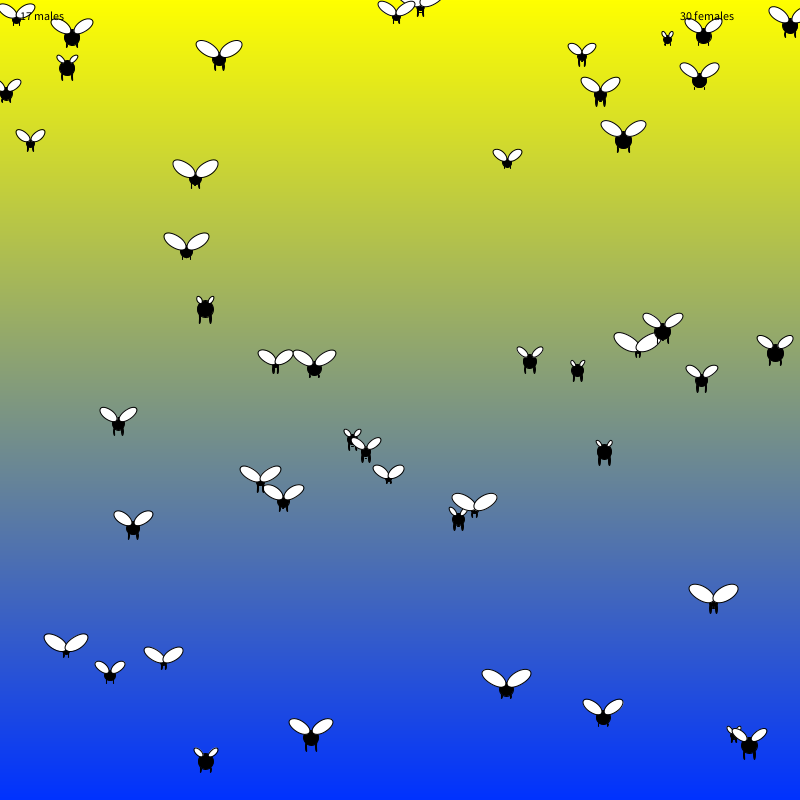
Frame 1 (no input)
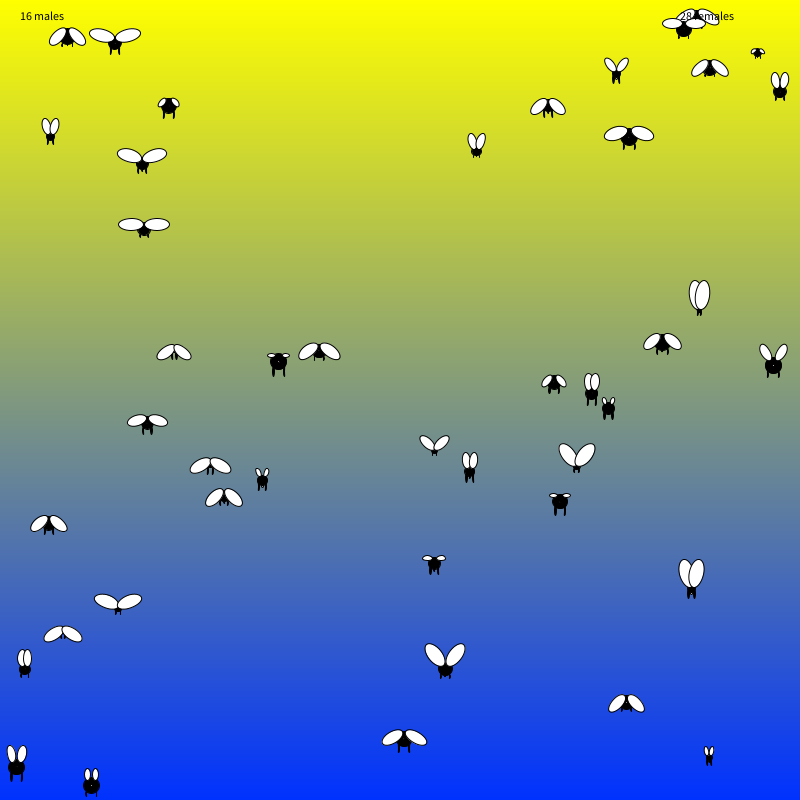
Frame 60 (the mouse pressed at the canvas centre just before this capture)
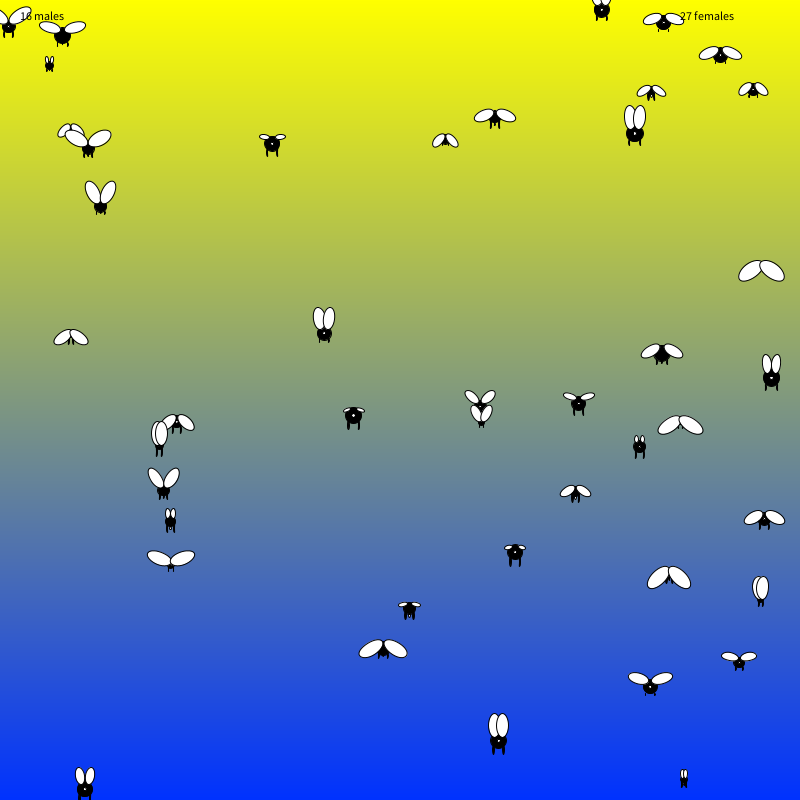
Frame 120 (the mouse held since frame 60 and released just before this capture)

The Processing sketch that drew these frames (run headless with seeded random() and noise(); from frame 60 on, the mouse is pressed at the canvas centre):

// Processing sketch: processing_154444
// ── processing_154444.pde

/*      Pierre MARZIN 07/2014
 *  An 'artificial simple evolution model'
 *  To survive, a bug must stay over the floor level
 *  and under the ceiling level (sketch vertical boundaries).
 *  The vertical speed are determined from legs, wings and belly sizes!
 *  Bugs are able to give birth when they reach a certain sexualmaturity
 *  There are males and females (I know, not very innovative) with stupid sexual characters^^
 *  Their wings will get more opaque with their sexual maturity or 'disponibility'
 *  They will give birth to one or two child(s) when they collide...
 *  Then they will not be able to procreate for a while!
 *  The physical properties of the child will be a 'noisified' average of its parents
 */
int nbeinit;//nbe of bugs
ArrayList <Bug>population;//population of bugs
PImage grad;//background gradient image
PGraphics panel;
String endtext;
int endtime;
boolean finished=false;
int nbefemales=0;//nbe of female bugs
int nbemales=0;//nbe of male bugs

void setup() {
  size(800, 800);
  panel=createGraphics(width/2, height/3);
  colorMode(RGB);
  color c1 = color(255, 255, 0);//first color of the gradient background
  color c2 = color(0, 50, 255);//second color of the gradient background
  grad = generateGradient(c1, c2, width, height);//background gradient image is generated
  colorMode(HSB, 360, 255, 255);
  ellipseMode(CENTER);
  nbeinit=15+int(random(50));//nbe of bugs is initialized
  nbemales=0;//nbe of male bugs is reset
  nbefemales=0;//nbe of female bugs is reset
  population=new ArrayList<Bug>();//population is initialized
  for (int i=0; i<nbeinit; i++) {//population is filled with new random bugs
    population.add(new Bug(new PVector(random(width), random(height)), 3+random(12), 5+random(12), 1+random(4), i));
  }
}
void draw() {
  background(255, 0, 255);//background erased
  image(grad, 0, 0);//background image is displayed
  for (int i = population.size ()-1; i >= 0; i--) {//at each frame, each bug's 'run' function is called
    population.get(i).run();
  }
  String tm=nbemales+" male";//nbe of males and females is displayed
  if (nbemales>1)tm+="s";
  String tf=nbefemales+" female";
  if (nbefemales>1)tf+="s";
  fill(0);
  text(tm, 20, 20);
  text(tf, width-120, 20);
  if (!finished)finished=testEnd();//test if population is done
  if (finished) { //if population has to be recreated, explain why
    panel.beginDraw();
    panel.fill(0);
    panel.background(255, 50);
    panel.textSize(20);
    panel.text(endtext, width/20, height/8);
    panel.endDraw();
    image(panel, width/4, height/4);
    if (millis()>endtime+2000) {//after displaying explanation for 2 sec, sketch is reinitialized
      finished=false;
      setup();
    }
  }
}
boolean testEnd() {//test if population is condamned and return the result

  if (population.size()>150) {
    endtext="The area is overcroweded!\n\nPopulation will be recreated...";//endtext and endtime are global
    endtime=millis();   
    return true;
  } else if (nbefemales==0) {
    endtext="No female left: not very convenient!\n\nPopulation will be recreated...";    
    endtime=millis();   
    return true;
  } else if (nbemales==0) {
    endtext="No male left: not very convenient!\n\nPopulation will be recreated...";
    endtime=millis();   
    return true;
  }
  return false;
}

// Generate a vertical gradient image
PImage generateGradient(color top, color bottom, int w, int h) {
  int tR = (top >> 16) & 0xFF;
  int tG = (top >> 8) & 0xFF;
  int tB = top & 0xFF;
  int bR = (bottom >> 16) & 0xFF;
  int bG = (bottom >> 8) & 0xFF;
  int bB = bottom & 0xFF;

  PImage bg = createImage(w, h, RGB);
  bg.loadPixels();
  for (int i=0; i < bg.pixels.length; i++) {
    int y = i/bg.width;
    float n = y/(float)bg.height;
    // for a horizontal gradient:
    // float n = x/(float)bg.width;
    bg.pixels[i] = color(
    lerp(tR, bR, n), 
    lerp(tG, bG, n), 
    lerp(tB, bB, n), 
    100);
  }
  bg.updatePixels();
  return bg;
}
//******************************************************************// our Bug class!
class Bug {
  PVector loc;//situation
  int index;//index in the collection (population)
  float wingsize;
  float bellysize;
  float legsize;
  float speed;
  float weight;//weight will be crucial!)
  Bug bride;//in case of mating, here is the bride!
  int startcopulationtime;//selfexplanatory
  int copulationduration=3000;
  boolean ismoving=true;//bug is free to move or mating?
  boolean ismale=boolean(int(random(2)));//sex will be used to match partners
  int age=0;
  int longevity=500+int(random(5000));//bugs are not born equal
  int sexualmaturity=0;// you'll have to wait a bit, son!
  float colwings=color(100*int(ismale)+random(50), 255, 255, 10);//bug parts colors
  float colbelly=color(random(360), 255, 255);
  float collegs=color(random(360), 255, 180);
  Bug(PVector loc, float wingsize, float bellysize, float legsize, int index) {//constructor
    this.wingsize=wingsize;
    this.bellysize=bellysize;
    this.legsize=legsize;
    this.index=index;
    this.loc=loc;
    weight=2*legsize+int(ismale)*legsize+bellysize-2*wingsize;//weight depends on the parts sizes and quantity
    speed=random(-2, 2);
    if (ismale)nbemales++;//nbe of males/females is incremented
    else nbefemales++;
  }
  void run() {//main function
    age++;//age is incremented
    if (age>longevity) {//if bug gets too old
      wingsize+=(2*int(ismale)-1)*.002;//wing size will be modified
      weight=2*legsize+int(ismale)*legsize+bellysize-2*wingsize;//so weight has to be updated
    }
    sexualmaturity=min(301, sexualmaturity+1);//sexualmaturity is incremented and topped
    if (ismoving) {//bug is free
      move();//displacement
      if (sexualmaturity>300) checkcollision();//is a partner close enough?
    } else if (bride!=null)procreate();//partner has already been found
    display();//in any case, display the bug's graphics
  }
  void move() {
    loc.x=(loc.x+speed)%width;//cycling around the scene
    if (loc.x<0)loc.x=width;
    loc.y=loc.y+(weight/20);
    if (loc.y<0 || loc.y>height) {//if vertical boundaries are reached bug dies!
      if (ismale)nbemales--;
      else nbefemales--;
      population.remove(this);//one less
    }
  }
  void checkcollision() {//is a partner at reach?
    int pop=population.size()-1;
    for (int i=pop; i>=0; i--) {
      if (i!=index && population.get(i).sexualmaturity>300) {   //check for every distinct capable bugs        
        float distance=dist(loc.x, loc.y, population.get(i).loc.x, population.get(i).loc.y);
        if (distance<(bellysize+population.get(i).bellysize) && population.get(i).ismoving && population.get(i).ismale!=ismale) {//partner has to be the right gender and not already busy
          bride=population.get(i);
          ismoving=false;//bugs are stopped, they're busy
          bride.ismoving=false;            
          loc.x=bride.loc.x;//they are positionned in a traditionnal way^^
          loc.y=bride.loc.y-(2*int(ismale)-1)*(bellysize+5);
          startcopulationtime=millis();//starting time is stored
        }
      }
    }
  }
  void procreate() {
    noStroke();
    fill(0, 255, 255, 50);//'aura of love' is displayed
    ellipse(loc.x, (loc.y+bride.loc.y)/2, 5*bellysize, 5*bellysize);
    stroke(0);
    if (millis()-startcopulationtime>copulationduration) {//when it's done, a new bug is raised
      Bug child=new Bug(new PVector(loc.x, loc.y), (wingsize+bride.wingsize)/2+random(-2, 2), 
      (bellysize+bride.bellysize)/2+random(-2, 2), (legsize+bride.legsize)/2+random(-2, 2), population.size());
      population.add(child);
      if (random(1)>.8) {
        child=new Bug(new PVector(loc.x, loc.y), (wingsize+bride.wingsize)/2+random(-2, 2), 
        (bellysize+bride.bellysize)/2+random(-2, 2), (legsize+bride.legsize)/2+random(-2, 2), population.size());
        population.add(child);
      }
      if (random(1)>.95) {
        child=new Bug(new PVector(loc.x, loc.y), (wingsize+bride.wingsize)/2+random(-2, 2), 
        (bellysize+bride.bellysize)/2+random(-2, 2), (legsize+bride.legsize)/2+random(-2, 2), population.size());
        population.add(child);
      }
      ismoving=true;// and the partners are freed
      bride.ismoving=true;
      sexualmaturity=100;//they have to take a rest! If not they would procreate with their newborn...
      bride.sexualmaturity=100;
      startcopulationtime=0;
      bride=null;//partners are not anymore
    }
  }
  void display() {// bug's graphics
    colwings=color(colwings, 10+240*sexualmaturity/300);//wings transparency will reflect sexual maturity
    fill(colwings);
    if (ismale)ellipse(loc.x, loc.y+bellysize*.5+legsize/3, legsize/3, sexualmaturity*legsize/150);//males have a third leg, fully grown when they are ready
    fill(collegs);
    ellipse(loc.x-bellysize/3, loc.y+bellysize*.5+legsize/3, legsize/3, 2*legsize);   
    ellipse(loc.x+bellysize/3, loc.y+bellysize*.5+legsize/3, legsize/3, 2*legsize);
    fill(colbelly);
    ellipse(loc.x, loc.y, bellysize, bellysize);    
    fill(colwings);
    if (!ismale)ellipse(loc.x, loc.y, sexualmaturity*bellysize/600, sexualmaturity*bellysize/600);//females have a 'decoration', fully grown when they are ready
    pushMatrix();
    translate(loc.x-bellysize/4, loc.y-bellysize*.4);
    rotate(-1.2+1.2*sin(2*frameCount/wingsize));//wings flap
    ellipse(0, -wingsize*.8, wingsize, 2*wingsize);    
    popMatrix();
    pushMatrix();
    translate(loc.x+bellysize/4, loc.y-bellysize*.4);
    rotate(1.2-1.2*sin(2*frameCount/wingsize));//wings flap
    ellipse(0, -wingsize*.8, wingsize, 2*wingsize);
    popMatrix();
  }
}
